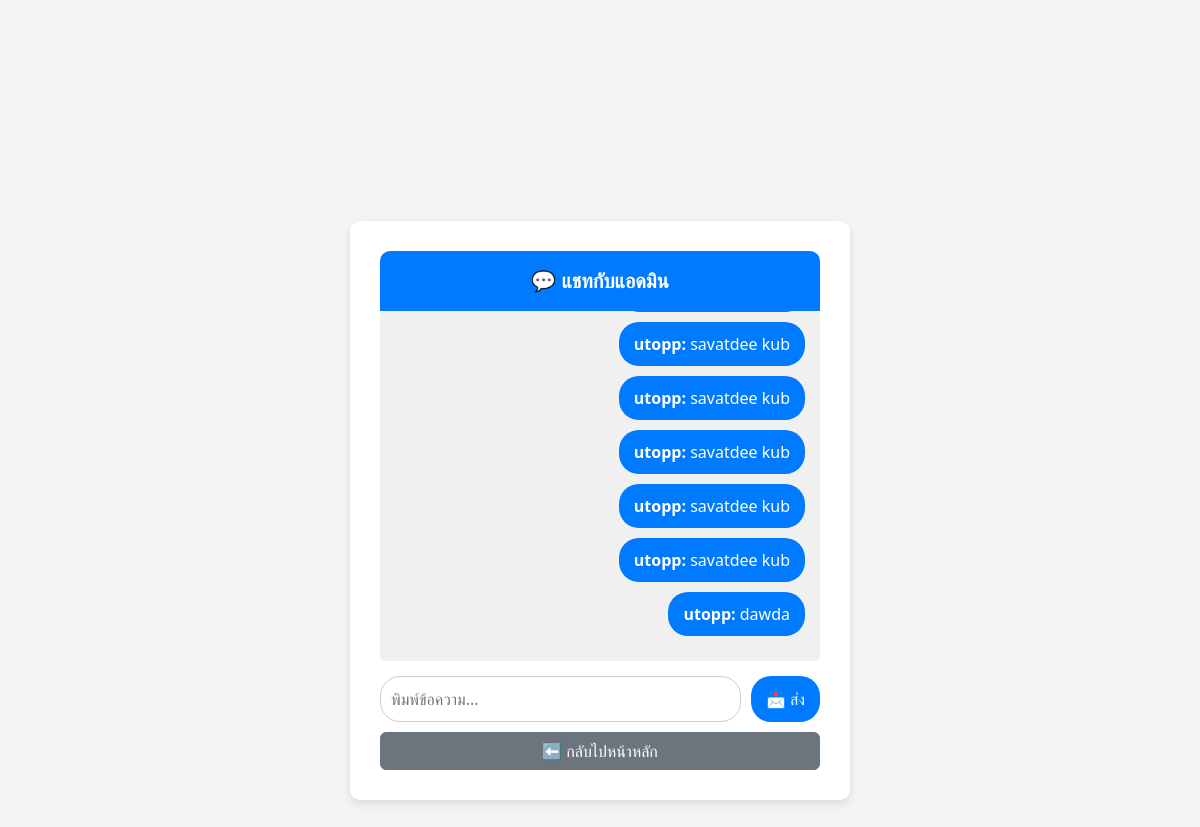
Page /chat/ (signed in) on the committed database.
### shop/models.py (models this page shows, shortened)
class ChatMessage(models.Model):
    sender = models.ForeignKey(settings.AUTH_USER_MODEL, on_delete=models.CASCADE, related_name="sent_messages")
    receiver = models.ForeignKey(settings.AUTH_USER_MODEL, on_delete=models.CASCADE, related_name="received_messages")
    message = models.TextField()
    timestamp = models.DateTimeField(auto_now_add=True)

### user/models.py (models this page shows, shortened)
class CustomUser(AbstractUser):
    full_name = models.CharField(max_length=255)  # ชื่อ-นามสกุล
    phone_number = models.CharField(max_length=15)  # เบอร์โทร
    email = models.EmailField(unique=True)  # อีเมล
    address = models.TextField(blank=True, null=True)  # ที่อยู่ (เป็นค่าว่างได้)
    zip_code = models.CharField(max_length=10, blank=True, null=True)  # รหัสไปรษณีย์ (เป็นค่าว่างได้)
    USERNAME_FIELD = "email"  # ✅ ใช้อีเมลเป็นตัวล็อกอินแทน
    REQUIRED_FIELDS = ["username", "full_name", "phone_number"]

### shop/views.py (the view, shortened to what this page needs)
# urls.py: path('chat/', views.user_chat, name='user_chat'),
@login_required
def user_chat(request):
    admin_user = User.objects.filter(is_superuser=True).first()  # ✅ ดึงแอดมินคนแรก
    if not admin_user:
        return render(request, 'shop/user_chat.html', {'error': "ไม่พบแอดมิน"})
    messages = ChatMessage.objects.filter(
        sender=request.user, receiver=admin_user
    ) | ChatMessage.objects.filter(sender=admin_user, receiver=request.user)
    messages = messages.order_by('timestamp')  # ✅ เรียงลำดับข้อความเก่า → ใหม่
    return render(request, 'shop/user_chat.html', {'messages': messages})

### shop/templates/shop/user_chat.html (shortened to what this page needs)
{% load static %}
<!DOCTYPE html>
<html lang="th">
<head>
    <link rel="stylesheet" href="https://cdn.jsdelivr.net/npm/bootstrap@5.3.0/dist/css/bootstrap.min.css">
</head>
<body>
    <div class="chat-container">
        <div class="chat-header">
            💬 แชทกับแอดมิน
        </div>
        <div class="chat-box" id="chatBox">
            {% for message in messages %}
            <div
                class="d-flex {% if message.sender == request.user %} justify-content-end {% else %} justify-content-start {% endif %}">
                <div
                    class="chat-bubble {% if message.sender == user %} user-message {% else %} admin-message {% endif %}">
                    <strong>{{ message.sender.username }}:</strong> {{ message.message }}
                </div>
            </div>
            {% endfor %}
        </div>
        <form id="chatForm" class="chat-input" method="post" action="{% url 'user_chat' %}">
            <input type="text" name="message" id="chatInput" placeholder="พิมพ์ข้อความ..." required>
            <button type="submit">📩 ส่ง</button>
        </form>
        <a href="{% url 'product_list' %}" class="btn btn-secondary btn-back">⬅️ กลับไปหน้าหลัก</a>
    </div>
</body>
</html>

### shop/templates/shop/user_chat.html (style rules this page uses)
body { background-color: #f4f4f4; display: flex; align-items: center; justify-content: center; height: 100vh; }
.chat-container { background: white; padding: 30px; border-radius: 10px; box-shadow: 0px 4px 10px rgba(0, 0, 0, 0.1); width: 100%; max-width: 500px; display: flex; flex-direction: column; }
.chat-header { background: #007bff; color: white; padding: 15px; font-size: 20px; font-weight: bold; text-align: center; border-radius: 10px 10px 0 0; }
.chat-box { height: 350px; overflow-y: auto; padding: 15px; background: #f0f0f0; border-radius: 5px; margin-bottom: 15px; display: flex; flex-direction: column; }
.chat-bubble { max-width: 75%; padding: 10px 15px; border-radius: 20px; margin-bottom: 10px; word-wrap: break-word; }
.user-message { background: #007bff; color: white; align-self: flex-end; margin-left: auto; }
.chat-input { display: flex; gap: 10px; }
.chat-input input { flex: 1; padding: 10px; border-radius: 20px; border: 1px solid #ccc; }
.chat-input button { background: #007bff; color: white; border: none; padding: 10px 15px; border-radius: 20px; cursor: pointer; }
.btn-back { width: 100%; margin-top: 10px; text-align: center; display: block; }

### rows in the picture
ChatMessage: sender.username "utopp", message "savatdee kub"
ChatMessage: sender.username "utopp", message "savatdee kub"
ChatMessage: sender.username "utopp", message "savatdee kub"
ChatMessage: sender.username "utopp", message "savatdee kub"
ChatMessage: sender.username "utopp", message "savatdee kub"
ChatMessage: sender.username "utopp", message "dawda"
